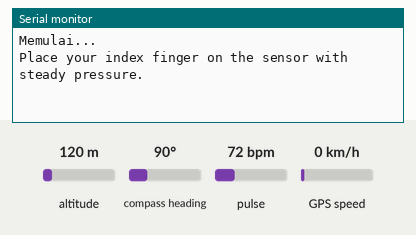
Simulated run of this sketch. Board: ESP32. Parts: the last lines printed to the serial monitor. The test bench sets the inputs (shaded band); at power-on: pulse 72 bpm, GPS speed 0 km/h, altitude 120 m, compass heading 90°. The GPS gets a fix after 3 s at 37.7749, -122.4194 with 8 satellites; nothing arrives over Bluetooth unless stated.

Above: at 1.2 s.
1.3 s: pulse set to 42 bpm
At 3.6 s:
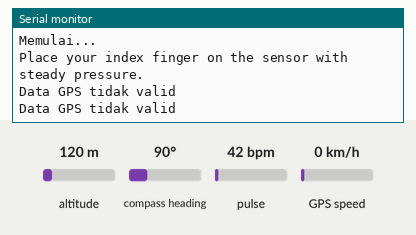
8.2 s: GPS speed set to 30 km/h
At 10.8 s:
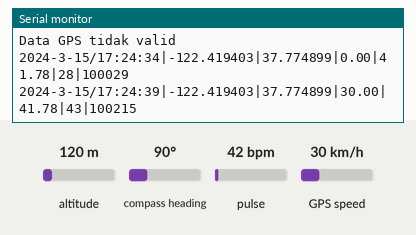

The sketch:

Bismillah_tes.ino
```cpp
#include <Wire.h>

#include <TinyGPSPlus.h>
#include "BluetoothSerial.h"
//#include <TimeLib.h>
#include "MAX30105.h"
#include "heartRate.h"

BluetoothSerial SerialBT;
TinyGPSPlus gps;
MAX30105 particleSensor;

#if !defined(CONFIG_BT_ENABLED) || !defined(CONFIG_BLUEDROID_ENABLED)
#error Bluetooth is not enabled! Please run `make menuconfig` to and enable it
#endif

int tahun, bulan, hari, jam, menit, detik;
float lngi, lati, spd;
const byte RATE_SIZE = 4;
byte rates[RATE_SIZE];
byte rateSpot = 0;
long lastBeat = 0;
long irValue;

float beatsPerMinute;
int beatAvg;
unsigned long prevMill = 0;
const unsigned long interval = 2500;
const unsigned long interval2 = 5000;

String dataLog;

void setup() {
  Serial.begin(9600);
  Serial2.begin(9600);
  SerialBT.begin("Smart_Jersey");
  Serial.println("Memulai...");
  if (!particleSensor.begin(Wire, I2C_SPEED_FAST)) {
    Serial.println("MAX30102 tidak ditemukan");
    while (1);
  }
  Serial.println("Place your index finger on the sensor with steady pressure.");

  particleSensor.setup();
  particleSensor.setPulseAmplitudeRed(0x0A);
  particleSensor.setPulseAmplitudeGreen(0);
  //  delay(3000);
}

void loop() {
  unsigned long curMill = millis();
  if ( curMill - prevMill < interval) {
    JantungHandler();
  }

  if ( curMill - prevMill >= interval) {
    //    prevMill = curMill;
    while (Serial2.available() > 0) {
      if (gps.encode(Serial2.read())) {
        if (gps.location.isValid()) {
          TimeHandler();
          GPSHandler();
        }
        else {
          Serial.println(F("Data GPS tidak valid"));
        }
      }
      if (gps.charsProcessed() < 10) {
        Serial.println(F("GPS tidak terdeteksi"));
      }
    }
  }

  if ( curMill - prevMill >= interval2) {
    DisplayData();
    LogHandler();
    prevMill = curMill;
  }
}

void TimeHandler() {
  tahun = gps.date.year();
  bulan = gps.date.month();
  hari = gps.date.day();
  jam = gps.time.hour();
  menit = gps.time.minute();
  detik = gps.time.second();

  jam += 7;

  if (jam >= 24) {
    jam -= 24;
    hari++;
  }
  if (hari > 31) {
    hari = 1;
    bulan++;
  }
  if (bulan > 12) {
    bulan = 1;
    tahun++;
  }
}

void GPSHandler() {
  lngi = gps.location.lng();
  lati = gps.location.lat();
  spd = gps.speed.kmph();
}

void JantungHandler() {
  irValue = particleSensor.getIR();

  if (checkForBeat(irValue) == true) {
    long delta = millis() - lastBeat;
    lastBeat = millis();

    beatsPerMinute = 60 / (delta / 1000.0);

    if (beatsPerMinute < 255 && beatsPerMinute > 20) {
      rates[rateSpot++] = (byte)beatsPerMinute;
      rateSpot %= RATE_SIZE;

      //Pembacaan rata"
      beatAvg = 0;
      for (byte x = 0 ; x < RATE_SIZE ; x++)
        beatAvg += rates[x];
      beatAvg /= RATE_SIZE;
    }
  }
  //  Serial.print(beatsPerMinute);
  //  Serial.print("|");
  //  Serial.print(beatAvg);
  //  Serial.print("|");
  //  Serial.print(irValue);
  //
  //  if (irValue < 50000)
  //    Serial.print(" No finger?");
  //
  //  Serial.println("");
}

void DisplayData() {
  dataLog = "";
//  Serial.print(tahun);
//  Serial.print("-");
//  Serial.print(bulan);
//  Serial.print("-");
//  Serial.print(hari);
//  Serial.print("/");
//  Serial.print(jam);
//  Serial.print(":");
//  Serial.print(menit);
//  Serial.print(":");
//  Serial.print(detik);
//
//  Serial.print("|");
//
//  Serial.print(lngi, 6);
//  Serial.print("|");
//  Serial.print(lati, 6);
//  Serial.print("|");
//  Serial.print(spd, 2);
//
//  Serial.print("|");
//
//  Serial.print(beatsPerMinute);
//  Serial.print("|");
//  Serial.print(beatAvg);
//  Serial.print("|");
//  Serial.print(irValue);
//
//  if (irValue < 50000)
//    Serial.print(" No finger?");
//
//  Serial.println("");
  dataLog += tahun;
  dataLog += "-";
  dataLog += bulan;
  dataLog += "-";
  dataLog += hari;
  dataLog += "/";
  dataLog += jam;
  dataLog += ":";
  dataLog += menit;
  dataLog += ":";
  dataLog += detik;

  dataLog += "|";

  dataLog += String(lngi, 6);
  dataLog += "|";
  dataLog += String(lati, 6);
  dataLog += "|";
  dataLog += String(spd, 2);

  dataLog += "|";

  dataLog += beatsPerMinute;
  dataLog += "|";
  dataLog += beatAvg;
  dataLog += "|";
  dataLog += irValue;

  if (irValue < 50000)
    dataLog += " No finger?";

//  Serial.println("");

  delay(250);
}

void LogHandler() {
  Serial.println(dataLog);
  SerialBT.println(dataLog);
}
```

Measured:
- after the input at 8.2 s, the serial monitor: prints a new line after 2.1 s (image 2)
